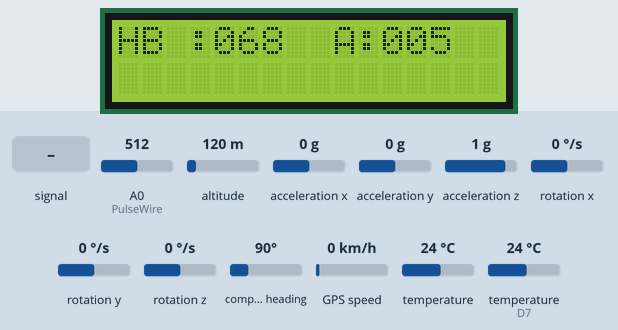
Simulated run of this sketch. Board: ESP8266 (NodeMCU). On the bench: 16×2 character LCD. The inputs (shaded band) are chosen by the test bench; at power-on: acceleration x 0 g, A0 (PulseWire) = 512, altitude 120 m, acceleration y 0 g, acceleration z 1 g, rotation x 0 °/s, rotation y 0 °/s, rotation z 0 °/s, compass heading 90°, GPS speed 0 km/h, temperature 24 °C, temperature (sensor on D7) 24 °C. WiFi joins after 1.5 s; servers stay silent unless stated; random numbers use the default seed unless the sketch sets one; the GPS gets a fix after 3 s at 37.7749, -122.4194 with 8 satellites; what the sketch prints to the serial monitor is not drawn.

Above: at 3.1 s.
3.2 s: acceleration x set to -1.4 g
At 5.2 s:
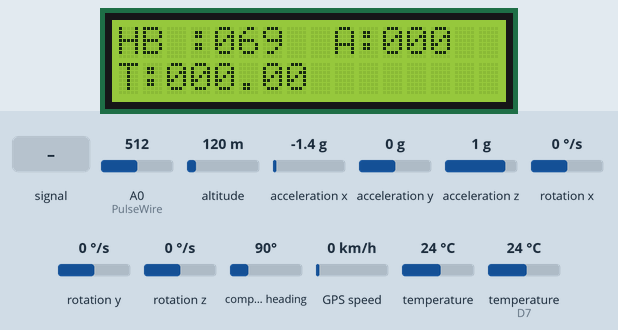
11.4 s: A0 (PulseWire) fed a 200 Hz sine of ±460 counts around its level
At 17.5 s:
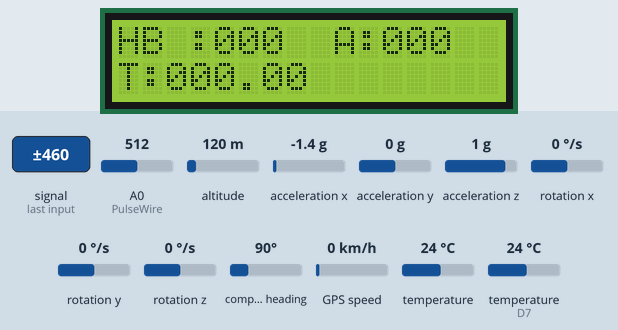
18.3 s: acceleration x set to 0 g
At 20.3 s:
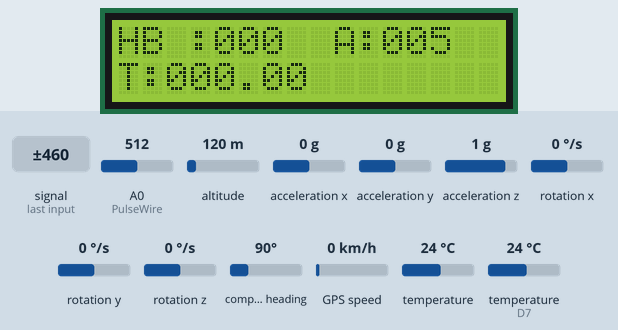
23.5 s: A0 (PulseWire) set to 716
At 31.5 s:
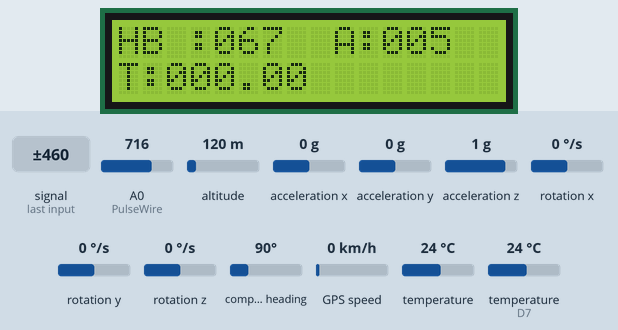
31.7 s: acceleration x set to 0.8 g
At 35.4 s:
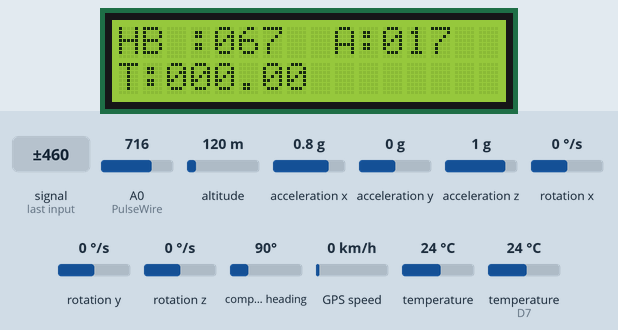
38.4 s: A0 (PulseWire) fed a 50 Hz sine of ±306 counts around its level
At 40.3 s:
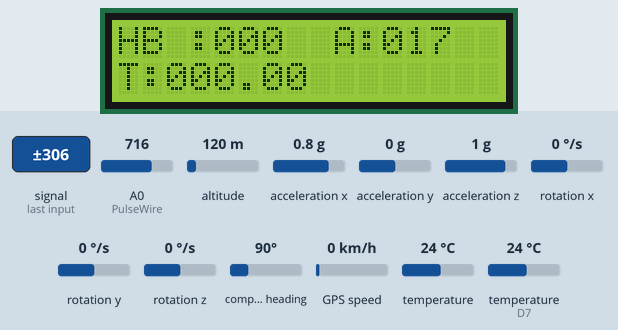
Timing chart, 0 to 41.8 s (numbered marks = the images above; inputs shaded):
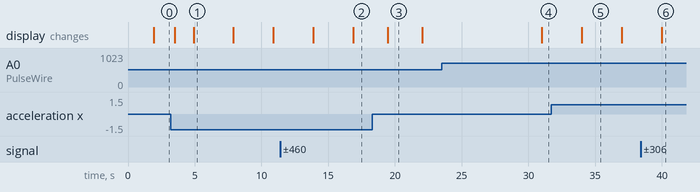

Measured:
- what the display in image 1 shows lasts 3.0 s, from 4.9 s to 7.9 s
- what the display in image 3 shows lasts 2.5 s, from 19.5 s to 22.0 s

The sketch:

NodeMCU_code.ino
```cpp
//harihb9697@gmail.com
//Info@2024
#include <OneWire.h>
#include <DallasTemperature.h>

// Data wire is plugged into port 2 on the Arduino
#define ONE_WIRE_BUS D7

// Setup a oneWire instance to communicate with any OneWire devices (not just Maxim/Dallas temperature ICs)
OneWire oneWire(ONE_WIRE_BUS);

// Pass our oneWire reference to Dallas Temperature.
DallasTemperature sensors(&oneWire);

// arrays to hold device address
DeviceAddress insideThermometer;


#define BLYNK_PRINT Serial
#include <ESP8266WiFi.h>
#include <BlynkSimpleEsp8266.h>

#define BLYNK_TEMPLATE_ID "TMPL3kXxuc1uw"
#define BLYNK_TEMPLATE_NAME "health monitoring"
#define BLYNK_AUTH_TOKEN "qSUBh7wQMRujpFumxO4cTjEQ6sWOpojN"
char auth[] = BLYNK_AUTH_TOKEN;


char ssid[] = "IOT";
char pass[] = "123456789";
 int humidity,temp,p1,mode1;

#include <TinyGPS++.h>
#include <SoftwareSerial.h>


#include <SoftwareSerial.h>
#include <Adafruit_Fingerprint.h>

SoftwareSerial GPS_SoftSerial(D3, D4);/* (Rx, Tx) */
/* Create an object named gps of the class TinyGPSPlus */
TinyGPSPlus gps;
volatile float minutes, seconds;
volatile int degree, secs, mins;
float latn,longn;
int value1;
double lat_val, lng_val, alt_m_val;
        uint8_t hr_val, min_val, sec_val;
        bool loc_valid, alt_valid, time_valid;


#include <LCD_I2C.h>

LCD_I2C lcd(0x27);

#include <Adafruit_MPU6050.h>
#include <Adafruit_Sensor.h>
#include <Wire.h>
Adafruit_MPU6050 mpu;
 float tf,changetemp;
int acc;
const int PulseWire = A0;
unsigned int myBPM,bpm ,p,X,sec=0,count;


void setup() {
Serial.begin(9600);
lcd.begin();
    lcd.backlight();

 if (!mpu.begin()) {
    Serial.println("Failed to find MPU6050 chip");
   {
      delay(10);
    }
  }
  Serial.println("MPU6050 Found!");

  mpu.setAccelerometerRange(MPU6050_RANGE_8_G);

pinMode(PulseWire,INPUT);
sensors.begin();


     GPS_SoftSerial.begin(9600);
      lcd.print("HEALTH "); // You can make spaces using well... spaces
    lcd.setCursor(5, 1); // Or setting the cursor in the desired position.
    lcd.print("MONITORING !");

     Blynk.begin(auth, ssid, pass, "blynk.cloud", 80);
     lcd.clear();
}

void loop() {
  // put your main code here, to run repeatedly:
  sensors_event_t a, g, temp;
  mpu.getEvent(&a, &g, &temp);
  /* Print out the values */
//  Serial.print("Acceleration X: ");
//  Serial.println(a.acceleration.x);
   acc = a.acceleration.x;
     Serial.print("accc-----:  ");
  Serial.println(acc);
  acc = map(acc, -3, 3, 0, 10);
   Serial.print("ttttt :  ");
  Serial.println(acc);
 if(acc<0)
 {
  acc=0;
 }
  lcd.setCursor(9,0);//THEFT DELETED
lcd.print("A:");
if( acc <=9){lcd.print("00"); lcd.print(acc);}
else if(acc<=99){lcd.print("0"); lcd.print(acc);}
else if( acc <=999){lcd.print(""); lcd.print(acc);}

bpm=analogRead(PulseWire);
  Serial.print("analog ---- : ");
Serial.println(bpm);
if(bpm<800)
{
 bpm=64+rand()%9;

}
else
{
   bpm=0;
}
  Serial.print("bpm---- : ");
  Serial.println(bpm);

  lcd.setCursor(0,0);
lcd.print("HB :");
if(bpm<=9){lcd.print("00"); lcd.print(bpm);}
else if(bpm<=99){lcd.print("0"); lcd.print(bpm); delay(400);}
else if(bpm<=999){lcd.print(""); lcd.print(bpm);}
delay(400);

sensors.requestTemperatures();
 float t = sensors.getTempCByIndex(0); // the index 0 refers to the first device
  tf=DallasTemperature::toFahrenheit(t);
  Serial.print("original Temp : ");
  Serial.println(tf);
 tf=tf+changetemp;
if(tf<93||tf>103)
{
  tf=0;
}
  lcd.setCursor(0,1);
lcd.print("T:");
if(  tf<=9){lcd.print("00"); lcd.print(   tf);}
else if(  tf<=99){lcd.print("0"); lcd.print(  tf);}
else if(  tf<=999){lcd.print(""); lcd.print(  tf);}


  Serial.print("new Temp : ");
  Serial.println(tf);

Blynk.virtualWrite(V1,"P: "+String(bpm)+"A: "+String(acc));
Blynk.virtualWrite(V2,"T: "+String(tf));
  delay(400);
  if(acc==60||acc==80||acc==50)
{

  Blynk.virtualWrite(V0, "THEFT DELETED");
  Blynk.logEvent("msg", "THEFT DELETED");
     lcd.setCursor(0, 0);
    lcd.print("THEFT      "); // You can make spaces using well... spaces
    lcd.setCursor(0, 1); // Or setting the cursor in the desired position.
    lcd.print("DELETED");
    delay(2000);
    lcd.clear();
}

  else
  {

    Blynk.virtualWrite(V0, "                              ");
  }

smartDelay(1000); /* Generate precise delay of 1ms */
        unsigned long start;

        lat_val = gps.location.lat(); /* Get latitude data */
        loc_valid = gps.location.isValid(); /* Check if valid location data is available */
        lng_val = gps.location.lng(); /* Get longtitude data */
        alt_m_val = gps.altitude.meters();  /* Get altitude data in meters */
        alt_valid = gps.altitude.isValid(); /* Check if valid altitude data is available */
        hr_val = gps.time.hour(); /* Get hour */
        min_val = gps.time.minute();  /* Get minutes */
        sec_val = gps.time.second();  /* Get seconds */
        time_valid = gps.time.isValid();  /* Check if valid time data is available */


        if (!loc_valid)
        {


        }
        else
        {
          DegMinSec(lat_val);

          DegMinSec(lng_val); /* Convert the decimal degree value into degrees minutes seconds form */

          longn=(lng_val, 6);
    }
        if (!alt_valid)
        {

        }
        else
        {

        }
        if (!time_valid)
        {

        }
        else
        {
          char time_string[32];
          sprintf(time_string, "Time : %02d/%02d/%02d \n", hr_val, min_val, sec_val);

        }


if(!alt_valid){lat_val=10.8702;lng_val=76.9263;}

Blynk.virtualWrite(V3,lat_val);
Blynk.virtualWrite(V4,lng_val);


}

static void smartDelay(unsigned long ms)
{
  unsigned long start = millis();
  do
 {
    while (GPS_SoftSerial.available())  /* Encode data read from GPS while data is available on serial port */
      gps.encode(GPS_SoftSerial.read());
/* Encode basically is used to parse the string received by the GPS and to store it in a buffer so that information can be extracted from it */
  } while (millis() - start < ms);
}


void DegMinSec( double tot_val)   /* Convert data in decimal degrees into degrees minutes seconds form */
{
  degree = (int)tot_val;
  minutes = tot_val - degree;
  seconds = 60 * minutes;
  minutes = (int)seconds;
  mins = (int)minutes;
  seconds = seconds - minutes;
  seconds = 60 * seconds;
  secs = (int)seconds;
}
```
